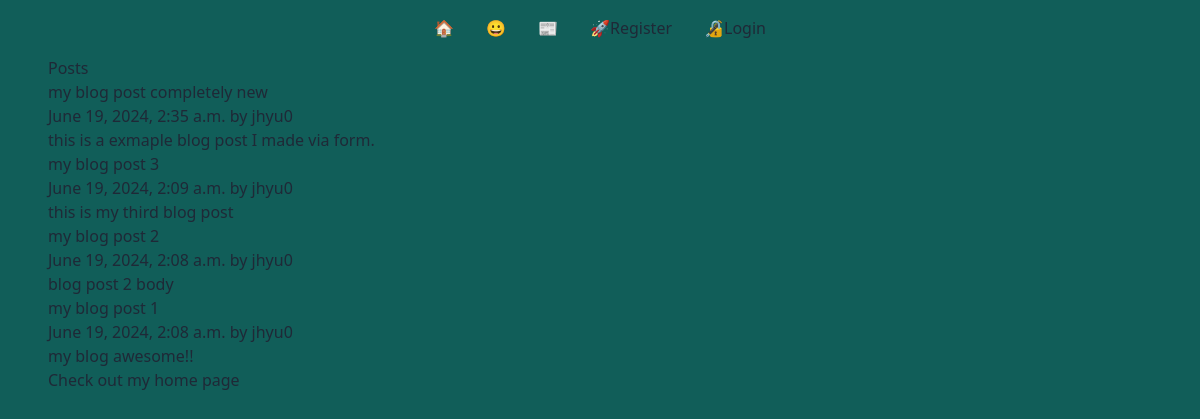
/posts/, run on the app's committed database.
### posts/models.py (models this page shows, shortened)
class Post(models.Model):
  title = models.CharField(max_length=75)
  body = models.TextField()
  slug = models.SlugField()
  date = models.DateTimeField(auto_now_add=True)
  banner = models.ImageField(default='fallback.png',blank=True)
  author = models.ForeignKey(User, on_delete=models.CASCADE,default=None)

### posts/views.py (the view)
# urls.py: path('', views.posts_list, name='list'), # posts:list
def posts_list(request):
  posts = Post.objects.all().order_by('-date')
  return render(request,'posts/posts_list.html',{'posts':posts})

### posts/templates/posts/posts_list.html (shortened to what this page needs)
{% extends 'layout.html' %}
{% block content %}
<section>
  <h1>Posts</h1>
  {% for post in posts %}
  <article class='post'>
    <h2>
     <a href="{% url 'posts:page' slug=post.slug %}">
      {{post.title}}
    </a>
    </h2>
    <p>{{post.date}} by {{post.author}}</p>
    <p>{{post.body}}</p>
  </article>
  {% endfor %}
  </section>
  <p>Check out my <a href="/">home</a> page</p>
{% endblock %}

### templates/layout.html (shortened to what this page needs)
<!DOCTYPE html>
{% load static %}
<html lang="en">
<head>
  <link href="https://cdn.jsdelivr.net/npm/daisyui@4.12.10/dist/full.min.css" rel="stylesheet" type="text/css" />
  <script src="https://cdn.tailwindcss.com?plugins=typography"></script>
</head>
<body hx-headers='{"X-CSRFToken":"{{csrf_token}}"}'>
  <nav class="flex justify-center space-x-8 items-center py-4 bg-teal-800">
    <a href="/">
      <span role='img' aria-label="Home" title="Home">
        🏠
      </span>
    </a>
    <a href="/about">
      <span role='img' aria-label="About"title="About">
        😀
      </span>
    </a>
    <a href="{% url 'posts:list' %}">
      <span role='img' aria-label="Posts" title="Posts">
        📰
      </span>
    </a>
    {%if user.is_authenticated %}
    <a href="{% url 'posts:new-post' %}">
      <span role='img' aria-label="Posts" title="New Post">
        🆕New Post
      </span>
    </a>
    <a href="{% url 'todos:todo_list' %}">
      <span role='img' aria-label="Todos" title="Todos">
        Todo
      </span>
    </a>
    <form class="logout" action="{% url 'users:logout' %}" method="post">
      {% csrf_token %}
      <button class="logout-button" role='img' aria-label="User Logout" title="User Logout">
        👋Logout
      </button>
    </form>
    {% else %}
    <a href="{% url 'users:register' %}">
      <span role="img" aria-label="User Registration" title="User Registration">🚀Register</span>
    </a>
    <a href="{% url 'users:login' %}">
      <span role="img" aria-label="User Login" title="User Login">🔏Login</span>
    </a>
    {% endif %}
  </nav>
  <main class="px-12 bg-teal-800 min-h-screen">
    {% block content %}
    {% endblock %}
  </main>
</body>
</html>

### data on the page
Post: title "my blog post completely new", date "June 19, 2024, 2:35 a.m.", author "jhyu0", body "this is a exmaple blog post I made via form."
Post: title "my blog post 3", date "June 19, 2024, 2:09 a.m.", author "jhyu0", body "this is my third blog post"
Post: title "my blog post 2", date "June 19, 2024, 2:08 a.m.", author "jhyu0", body "blog post 2 body"
Post: title "my blog post 1", date "June 19, 2024, 2:08 a.m.", author "jhyu0", body "my blog awesome!!"
